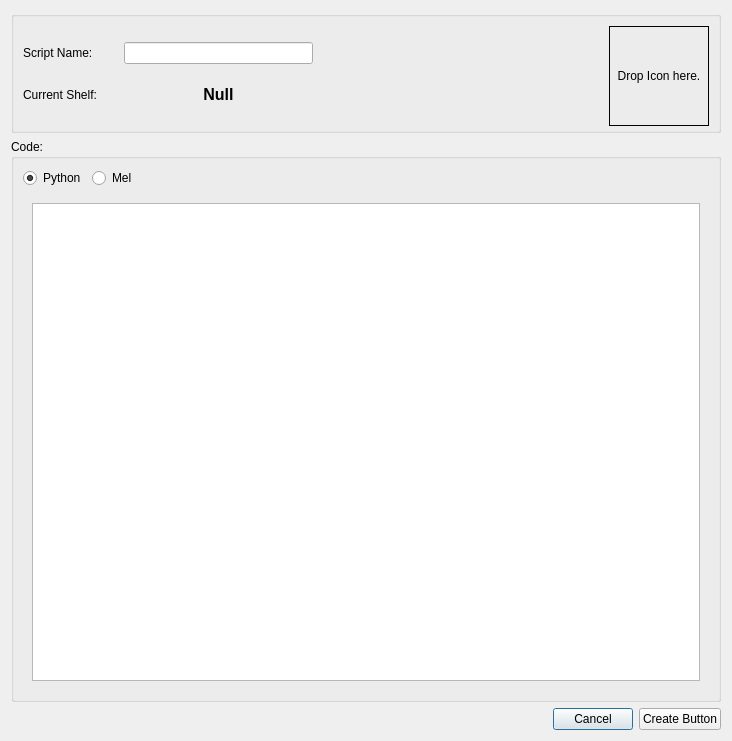
<?xml version="1.0" encoding="UTF-8"?>
<ui version="4.0">
 <class>Dialog</class>
 <widget class="QDialog" name="Dialog">
  <property name="geometry">
   <rect>
    <x>0</x>
    <y>0</y>
    <width>732</width>
    <height>741</height>
   </rect>
  </property>
  <property name="windowTitle">
   <string>New Shelf Button</string>
  </property>
  <layout class="QVBoxLayout" name="verticalLayout_6" stretch="0,9,0">
   <item>
    <widget class="QGroupBox" name="groupBox">
     <property name="maximumSize">
      <size>
       <width>16777215</width>
       <height>122</height>
      </size>
     </property>
     <property name="title">
      <string/>
     </property>
     <layout class="QVBoxLayout" name="verticalLayout_3">
      <item>
       <layout class="QHBoxLayout" name="horizontalLayout_2">
        <item>
         <layout class="QVBoxLayout" name="verticalLayout">
          <item>
           <spacer name="verticalSpacer">
            <property name="orientation">
             <enum>Qt::Vertical</enum>
            </property>
            <property name="sizeHint" stdset="0">
             <size>
              <width>20</width>
              <height>40</height>
             </size>
            </property>
           </spacer>
          </item>
          <item>
           <layout class="QHBoxLayout" name="script_name_layout" stretch="1,2">
            <item>
             <widget class="QLabel" name="script_name_label">
              <property name="text">
               <string>Script Name:</string>
              </property>
             </widget>
            </item>
            <item>
             <widget class="QLineEdit" name="script_name_line"/>
            </item>
           </layout>
          </item>
          <item>
           <spacer name="verticalSpacer_3">
            <property name="orientation">
             <enum>Qt::Vertical</enum>
            </property>
            <property name="sizeHint" stdset="0">
             <size>
              <width>20</width>
              <height>40</height>
             </size>
            </property>
           </spacer>
          </item>
          <item>
           <layout class="QHBoxLayout" name="current_shelf_layout" stretch="1,2">
            <item>
             <widget class="QLabel" name="current_shelf_label">
              <property name="text">
               <string>Current Shelf:</string>
              </property>
             </widget>
            </item>
            <item>
             <widget class="QLabel" name="current_shelf_name_label">
              <property name="minimumSize">
               <size>
                <width>0</width>
                <height>20</height>
               </size>
              </property>
              <property name="text">
               <string>&lt;html&gt;&lt;head/&gt;&lt;body&gt;&lt;p&gt;&lt;span style=&quot; font-size:12pt; font-weight:600;&quot;&gt;Null&lt;/span&gt;&lt;/p&gt;&lt;/body&gt;&lt;/html&gt;</string>
              </property>
              <property name="alignment">
               <set>Qt::AlignCenter</set>
              </property>
             </widget>
            </item>
           </layout>
          </item>
          <item>
           <spacer name="verticalSpacer_2">
            <property name="orientation">
             <enum>Qt::Vertical</enum>
            </property>
            <property name="sizeHint" stdset="0">
             <size>
              <width>20</width>
              <height>40</height>
             </size>
            </property>
           </spacer>
          </item>
         </layout>
        </item>
        <item>
         <spacer name="horizontalSpacer_2">
          <property name="orientation">
           <enum>Qt::Horizontal</enum>
          </property>
          <property name="sizeHint" stdset="0">
           <size>
            <width>40</width>
            <height>20</height>
           </size>
          </property>
         </spacer>
        </item>
        <item>
         <widget class="QLabel" name="icon_label">
          <property name="minimumSize">
           <size>
            <width>100</width>
            <height>100</height>
           </size>
          </property>
          <property name="maximumSize">
           <size>
            <width>100</width>
            <height>100</height>
           </size>
          </property>
          <property name="frameShape">
           <enum>QFrame::Box</enum>
          </property>
          <property name="text">
           <string>Drop Icon here.</string>
          </property>
          <property name="alignment">
           <set>Qt::AlignCenter</set>
          </property>
         </widget>
        </item>
       </layout>
      </item>
     </layout>
    </widget>
   </item>
   <item>
    <widget class="QGroupBox" name="code_grp">
     <property name="title">
      <string>Code:</string>
     </property>
     <layout class="QVBoxLayout" name="verticalLayout_2">
      <item>
       <layout class="QHBoxLayout" name="horizontalLayout">
        <item>
         <widget class="QRadioButton" name="py_radio">
          <property name="text">
           <string>Python</string>
          </property>
          <property name="checked">
           <bool>true</bool>
          </property>
         </widget>
        </item>
        <item>
         <widget class="QRadioButton" name="mel_radio">
          <property name="text">
           <string>Mel</string>
          </property>
         </widget>
        </item>
        <item>
         <spacer name="horizontalSpacer_3">
          <property name="orientation">
           <enum>Qt::Horizontal</enum>
          </property>
          <property name="sizeHint" stdset="0">
           <size>
            <width>40</width>
            <height>20</height>
           </size>
          </property>
         </spacer>
        </item>
       </layout>
      </item>
      <item>
       <widget class="QStackedWidget" name="code_stack">
        <property name="currentIndex">
         <number>0</number>
        </property>
        <widget class="QWidget" name="page">
         <layout class="QVBoxLayout" name="verticalLayout_4">
          <item>
           <widget class="QTextEdit" name="code_edit_py">
            <property name="documentTitle">
             <string/>
            </property>
            <property name="html">
             <string>&lt;!DOCTYPE HTML PUBLIC &quot;-//W3C//DTD HTML 4.0//EN&quot; &quot;http://www.w3.org/TR/REC-html40/strict.dtd&quot;&gt;
&lt;html&gt;&lt;head&gt;&lt;meta name=&quot;qrichtext&quot; content=&quot;1&quot; /&gt;&lt;style type=&quot;text/css&quot;&gt;
p, li { white-space: pre-wrap; }
&lt;/style&gt;&lt;/head&gt;&lt;body style=&quot; font-family:'SimSun'; font-size:9pt; font-weight:400; font-style:normal;&quot;&gt;
&lt;p style=&quot;-qt-paragraph-type:empty; margin-top:0px; margin-bottom:0px; margin-left:0px; margin-right:0px; -qt-block-indent:0; text-indent:0px;&quot;&gt;&lt;br /&gt;&lt;/p&gt;&lt;/body&gt;&lt;/html&gt;</string>
            </property>
           </widget>
          </item>
         </layout>
        </widget>
        <widget class="QWidget" name="page_2">
         <layout class="QVBoxLayout" name="verticalLayout_5">
          <item>
           <widget class="QTextEdit" name="code_edit_mel">
            <property name="html">
             <string>&lt;!DOCTYPE HTML PUBLIC &quot;-//W3C//DTD HTML 4.0//EN&quot; &quot;http://www.w3.org/TR/REC-html40/strict.dtd&quot;&gt;
&lt;html&gt;&lt;head&gt;&lt;meta name=&quot;qrichtext&quot; content=&quot;1&quot; /&gt;&lt;style type=&quot;text/css&quot;&gt;
p, li { white-space: pre-wrap; }
&lt;/style&gt;&lt;/head&gt;&lt;body style=&quot; font-family:'SimSun'; font-size:9pt; font-weight:400; font-style:normal;&quot;&gt;
&lt;p style=&quot;-qt-paragraph-type:empty; margin-top:0px; margin-bottom:0px; margin-left:0px; margin-right:0px; -qt-block-indent:0; text-indent:0px;&quot;&gt;&lt;br /&gt;&lt;/p&gt;&lt;/body&gt;&lt;/html&gt;</string>
            </property>
           </widget>
          </item>
         </layout>
        </widget>
       </widget>
      </item>
     </layout>
    </widget>
   </item>
   <item>
    <layout class="QHBoxLayout" name="buttons_layout">
     <item>
      <spacer name="horizontalSpacer">
       <property name="orientation">
        <enum>Qt::Horizontal</enum>
       </property>
       <property name="sizeHint" stdset="0">
        <size>
         <width>40</width>
         <height>20</height>
        </size>
       </property>
      </spacer>
     </item>
     <item>
      <widget class="QPushButton" name="cancel_btn">
       <property name="text">
        <string>Cancel</string>
       </property>
      </widget>
     </item>
     <item>
      <widget class="QPushButton" name="create_btn">
       <property name="text">
        <string>Create Button</string>
       </property>
      </widget>
     </item>
    </layout>
   </item>
  </layout>
 </widget>
 <resources/>
 <connections>
  <connection>
   <sender>cancel_btn</sender>
   <signal>clicked()</signal>
   <receiver>Dialog</receiver>
   <slot>close()</slot>
   <hints>
    <hint type="sourcelabel">
     <x>602</x>
     <y>724</y>
    </hint>
    <hint type="destinationlabel">
     <x>295</x>
     <y>622</y>
    </hint>
   </hints>
  </connection>
  <connection>
   <sender>create_btn</sender>
   <signal>clicked()</signal>
   <receiver>Dialog</receiver>
   <slot>close()</slot>
   <hints>
    <hint type="sourcelabel">
     <x>672</x>
     <y>723</y>
    </hint>
    <hint type="destinationlabel">
     <x>375</x>
     <y>719</y>
    </hint>
   </hints>
  </connection>
 </connections>
</ui>
